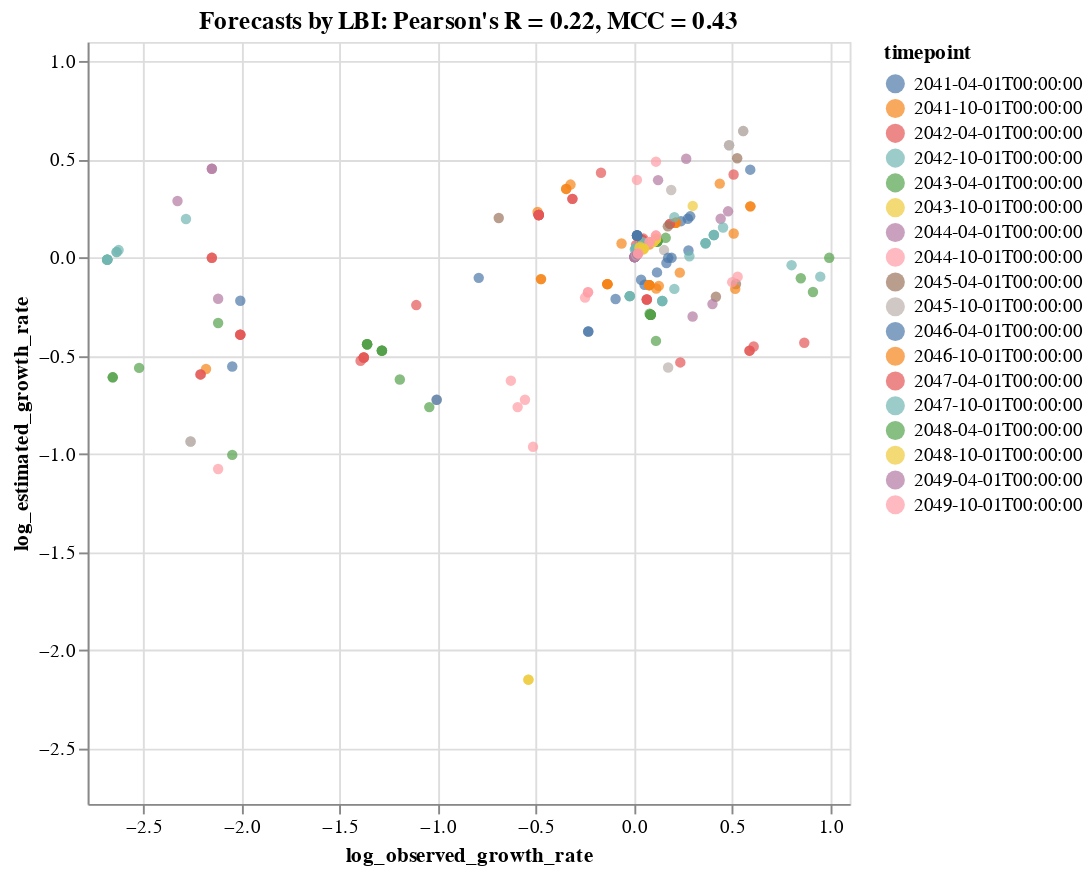

This figure's notebook cell:
### Code cell
tooltip_attributes = ["observed_growth_rate:Q", "estimated_growth_rate:Q", "timepoint:N", "frequency:Q", "frequency_final:Q",
                      "projected_frequency:Q", "clade_membership:N"]

chart = alt.Chart(complete_clade_frequencies).mark_circle().encode(
    alt.X("log_observed_growth_rate:Q", scale=alt.Scale(domain=(log_lower_limit, log_upper_limit))),
    alt.Y("log_estimated_growth_rate:Q", scale=alt.Scale(domain=(log_lower_limit, log_upper_limit))),
    alt.Color("timepoint:N"),
    alt.Tooltip(tooltip_attributes)
).properties(
    width=400,
    height=400,
    title="Forecasts by LBI: Pearson's R = %.2f, MCC = %.2f" % (r, mcc)
).interactive()

#chart.save("forecast_log_growth_correlation_natural_lbi.svg")
chart

### Figure 1 — Vega-Lite specification as saved in the notebook (floating-point values rounded to 4 significant figures; data arrays with more than 128 entries replaced by an {"elided": "..."} marker saying what was removed)
{"$schema": "https://vega.github.io/schema/vega-lite/v3.3.0.json", "config": {"mark": {"tooltip": null}, "view": {"height": 300, "width": 400}}, "data": {"name": "data-f49ade3ed201332e3a26548b5ba01f12"}, "datasets": {"data-f49ade3ed201332e3a26548b5ba01f12": {"elided": "240 records"}}, "encoding": {"color": {"field": "timepoint", "type": "nominal"}, "tooltip": [{"field": "observed_growth_rate", "type": "quantitative"}, {"field": "estimated_growth_rate", "type": "quantitative"}, {"field": "timepoint", "type": "nominal"}, {"field": "frequency", "type": "quantitative"}, {"field": "frequency_final", "type": "quantitative"}, {"field": "projected_frequency", "type": "quantitative"}, {"field": "clade_membership", "type": "nominal"}], "x": {"field": "log_observed_growth_rate", "scale": {"domain": [-2.782, 1.1]}, "type": "quantitative"}, "y": {"field": "log_estimated_growth_rate", "scale": {"domain": [-2.782, 1.1]}, "type": "quantitative"}}, "height": 400, "mark": "circle", "selection": {"selector001": {"bind": "scales", "encodings": ["x", "y"], "type": "interval"}}, "title": "Forecasts by LBI: Pearson's R = 0.22, MCC = 0.43", "width": 400}
